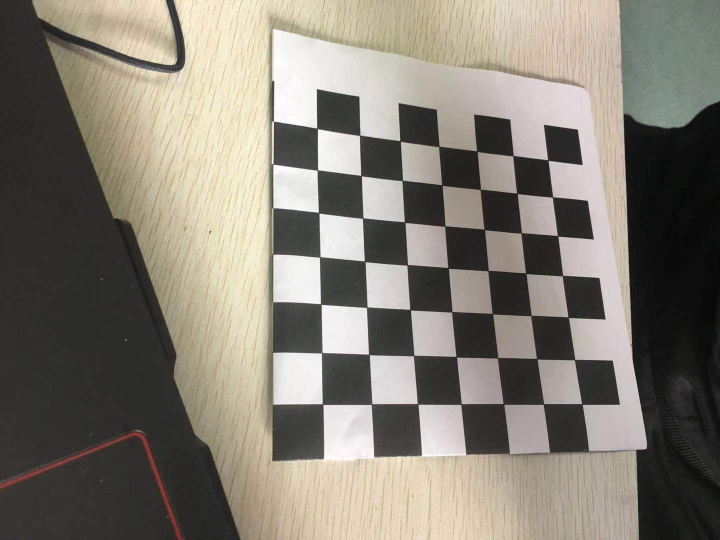
#> input picture calibration_wide/train (1).jpg, 1440 x 1080 px (shown at 1/2 size); its folder holds 5 pictures in this run
$ python homework.py
#> lines starting #> are read from the running program, lines starting #| are printed output that depends on the picture; after the words box and inside, x2 and y2 are one past the last pixel; in counts of white or black regions, pixels touching at a corner belong together
import numpy as np
import cv2
import glob
import matplotlib.pyplot as plt

# Prepare object points, like (0,0,0), (1,0,0), (2,0,0) ....,(6,5,0)
objp = np.zeros((7*7,3), np.float32)
objp[:,:2] = np.mgrid[0:7, 0:7].T.reshape(-1,2)

# Arrays to store object points and image points from all the images.
objpoints = [] # 3d points in real world space
imgpoints = [] # 2d points in image plane.

# Make a list of calibration images
images = glob.glob('calibration_wide/train (*).jpg')

# Step through the list and search for chessboard corners
for idx, fname in enumerate(images):
    img = cv2.imread(fname)
#> img is the input picture: shape (1080, 1440, 3); mean B, G, R 115, 124.6, 130.6
    gray = cv2.cvtColor(img, cv2.COLOR_BGR2GRAY)
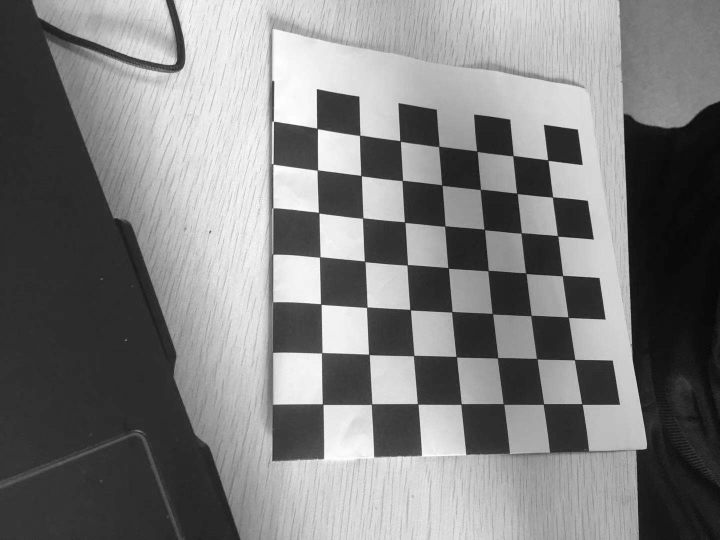
#> gray: shape (1080, 1440) (shown at 1/2 size); min 0, max 255, mean 125.3

    # Find the chessboard corners
    ret, corners = cv2.findChessboardCorners(gray, (7,7), None)
#> ret = True; corners = 49 rows, first 8: [634.3, 256.7], [719.5, 271.4], [800.5, 282.5], [878.2, 293.5], [953.9, 303.1], [1026.6, 312], [1096, 320.7], [635.2, 340.5]

    # If found, add object points, image points
    if ret == True:
        objpoints.append(objp)
        imgpoints.append(corners)

        # Draw and display the corners
        cv2.drawChessboardCorners(img, (7,7), corners, ret)
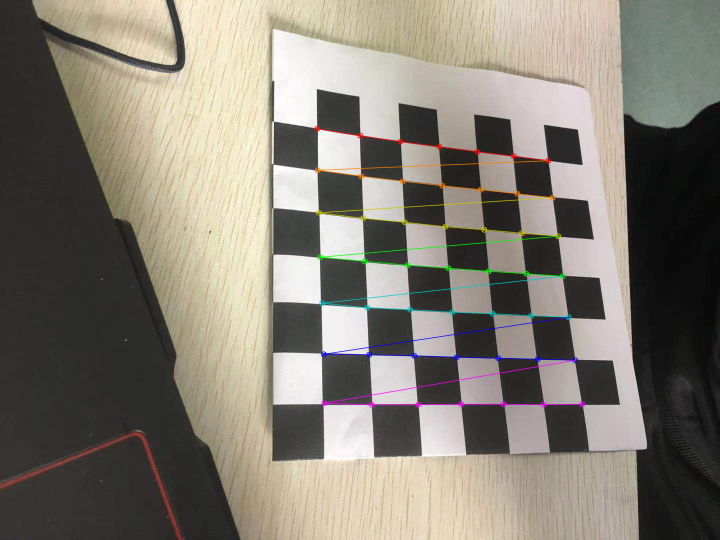
#> img: shape (1080, 1440, 3) (shown at 1/2 size); 1.47% of pixels changed, all inside (x1, y1, x2, y2) = (628, 251, 1171, 816)
        write_name = 'corners_found/corners_found'+str(idx)+'.jpg'
        cv2.imwrite(write_name, img)
        cv2.imshow('img', img)
        cv2.waitKey(500)
#> pass 2 of the loop `for idx, fname in enumerate(images):`:
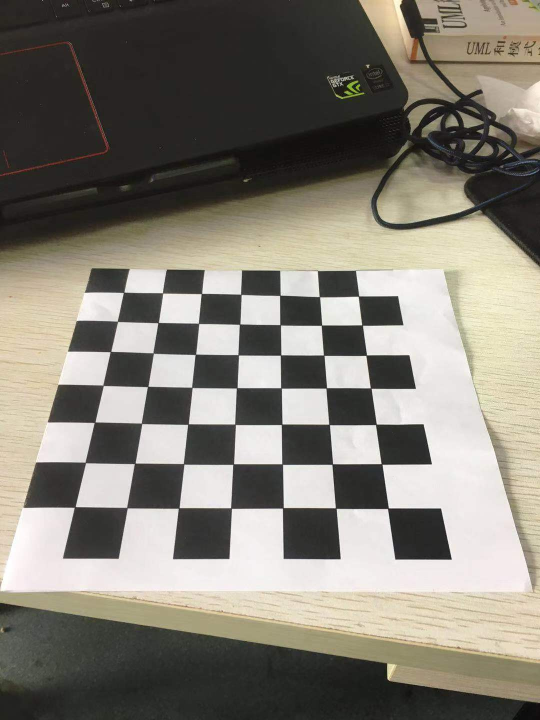
#> input picture calibration_wide/train (10).jpg, 1080 x 1440 px (shown at 1/2 size)
#> img is the input picture: shape (1440, 1080, 3); mean B, G, R 116.6, 126.3, 130.8
#> `gray = cv2.cvtColor(img, cv2.COLOR_BGR2GRAY)`:
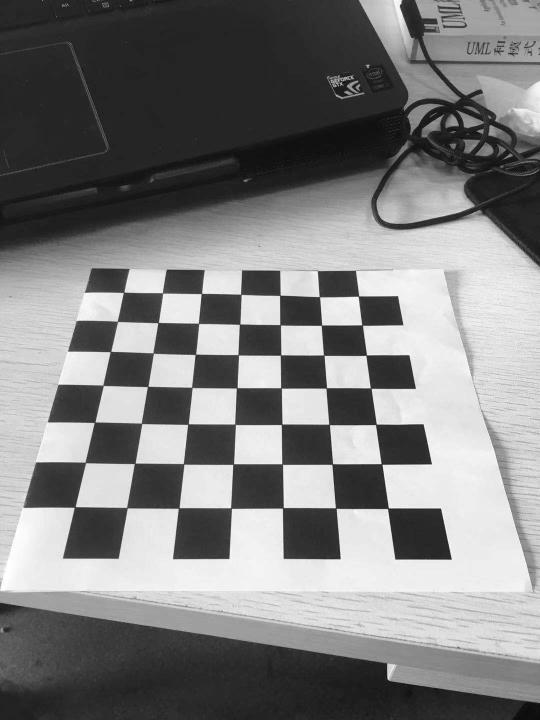
#> gray: shape (1440, 1080) (shown at 1/2 size); min 1, max 255, mean 126.5
#> corners = 49 rows, first 8: [247.8, 585.3], [325.7, 586.5], [403.4, 587.5], [482.4, 589.5], [560.5, 590.9], [639.3, 594], [717.6, 592.7], [235.3, 643.2]
#> `cv2.drawChessboardCorners(img, (7,7), corners, ret)`:
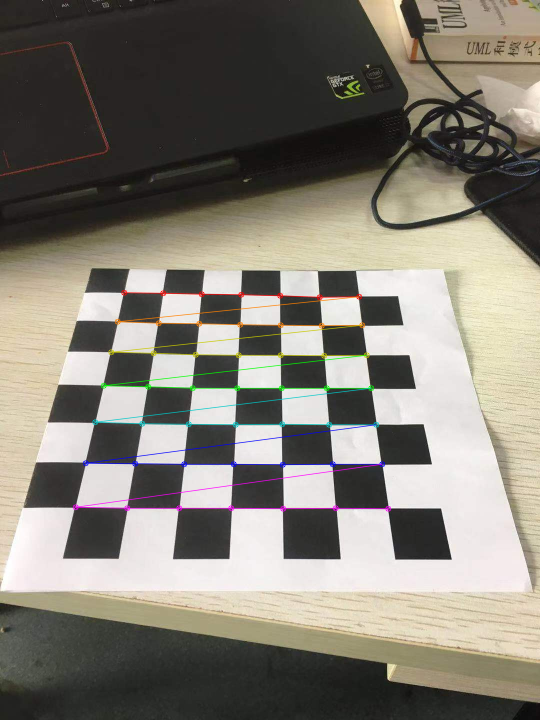
#> img: shape (1440, 1080, 3) (shown at 1/2 size); 1.61% of pixels changed, all inside (x1, y1, x2, y2) = (145, 579, 783, 1024)
#> pass 3 of the loop `for idx, fname in enumerate(images):`:
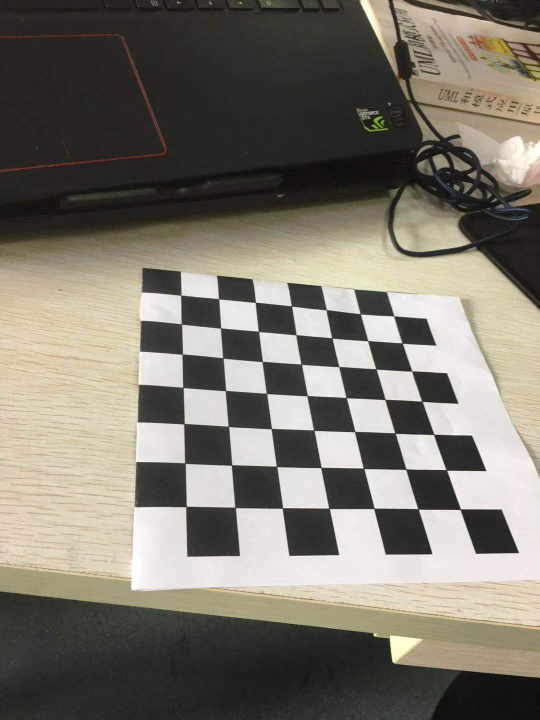
#> input picture calibration_wide/train (11).jpg, 1080 x 1440 px (shown at 1/2 size)
#> img is the input picture: shape (1440, 1080, 3); mean B, G, R 108.3, 118.7, 123.3
#> `gray = cv2.cvtColor(img, cv2.COLOR_BGR2GRAY)`:
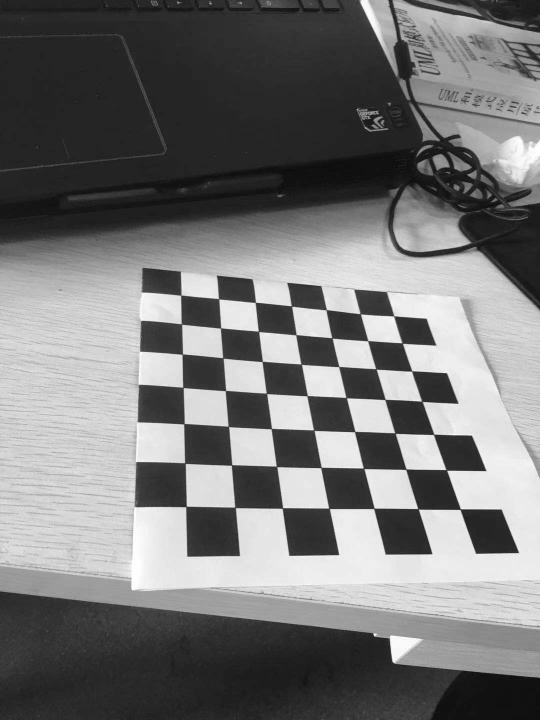
#> gray: shape (1440, 1080) (shown at 1/2 size); min 1, max 255, mean 118.9
#> corners = 49 rows, first 8: [362.3, 590.7], [437.9, 598.1], [511, 605.2], [583.6, 612.7], [652.6, 620], [720.8, 627.7], [787.7, 632.5], [363.4, 648.4]
#> `cv2.drawChessboardCorners(img, (7,7), corners, ret)`:
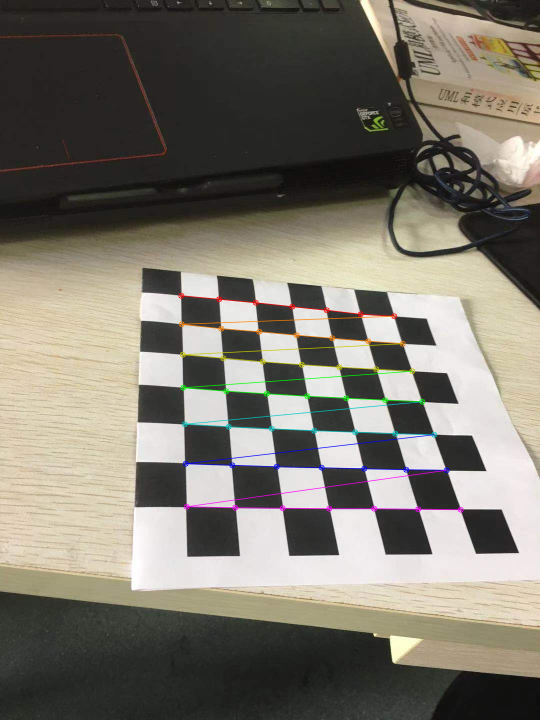
#> img: shape (1440, 1080, 3) (shown at 1/2 size); 1.44% of pixels changed, all inside (x1, y1, x2, y2) = (356, 585, 928, 1026)
#> the loop made 4 passes; the first 3 are shown

cv2.destroyAllWindows()

import pickle

# Test undistortion on an image
img = cv2.imread('calibration_wide/test.jpg')
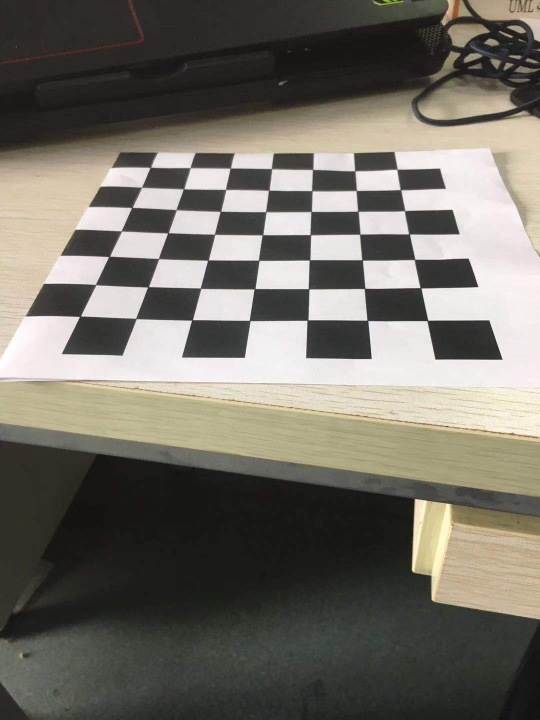
#> input picture calibration_wide/test.jpg, 1080 x 1440 px (shown at 1/2 size)
#> img is the input picture: shape (1440, 1080, 3); mean B, G, R 102.1, 110.7, 114.7
img_size = (img.shape[1], img.shape[0])
#> img_size = (1080, 1440)

# Do camera calibration given object points and image points
ret, mtx, dist, rvecs, tvecs = cv2.calibrateCamera(objpoints, imgpoints, img_size,None,None)

dst = cv2.undistort(img, mtx, dist, None, mtx)
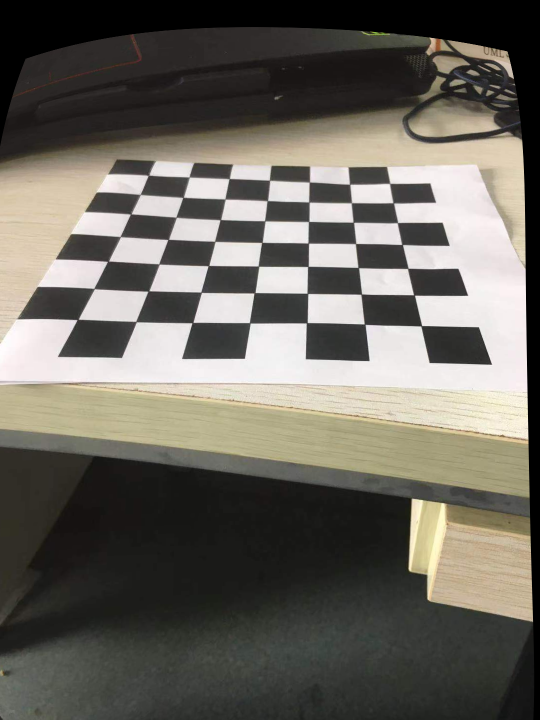
#> dst: shape (1440, 1080, 3) (shown at 1/2 size); mean B, G, R 94.8, 102.7, 106.3
cv2.imwrite('res/test_undist.jpg',dst)

# Save the camera calibration result for later use (we won't worry about rvecs / tvecs)
dist_pickle = {}
dist_pickle["mtx"] = mtx
dist_pickle["dist"] = dist
pickle.dump( dist_pickle, open( "calibration_wide/wide_dist_pickle.p", "wb" ) )
# dst = cv2.cvtColor(dst, cv2.COLOR_BGR2RGB)

# Visualize undistortion
f, (ax1, ax2, ax3, ax4, ax5) = plt.subplots(1, 5, figsize=(20,10))
ax1.imshow(img.astype(np.uint8))
ax1.set_title('Original Image', fontsize=10)
ax2.imshow(dst.astype(np.uint8))
ax2.set_title('Undistorted Image', fontsize=10)


# Affine Transformation
(h,w) = img.shape[0:2]
#> h = 1440; w = 1080
(cX,cY) = (w/2,h/2)
#> cX = 540; cY = 720
M = cv2.getRotationMatrix2D((cX,cY),45,1.0)
img_A = cv2.warpAffine(img,M,(w,h))
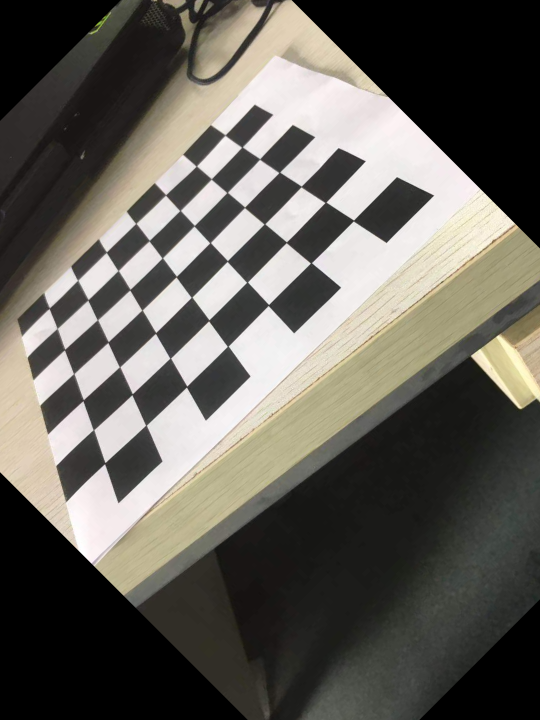
#> img_A: shape (1440, 1080, 3) (shown at 1/2 size); mean B, G, R 89.3, 96.2, 99.3
ax3.imshow(img_A.astype(np.uint8))
ax3.set_title('Affine Image', fontsize=10)
cv2.imwrite('res/test_Affine.jpg',img_A)

# Perspective Transformation
pts = np.float32([[0,0],[0,h-1],[w-1,h-1],[w-1,0]])
pts1 = np.float32([[0,0],[100,h-1],[200,h-1],[w-1,0]])
pts2 = np.float32([[0,0],[0,h-1],[300,300],[w-1,0]])

M1 = cv2.getPerspectiveTransform(pts,pts1)
M2 = cv2.getPerspectiveTransform(pts,pts2)

dst1 = cv2.warpPerspective(img,M1,(1080,1440))
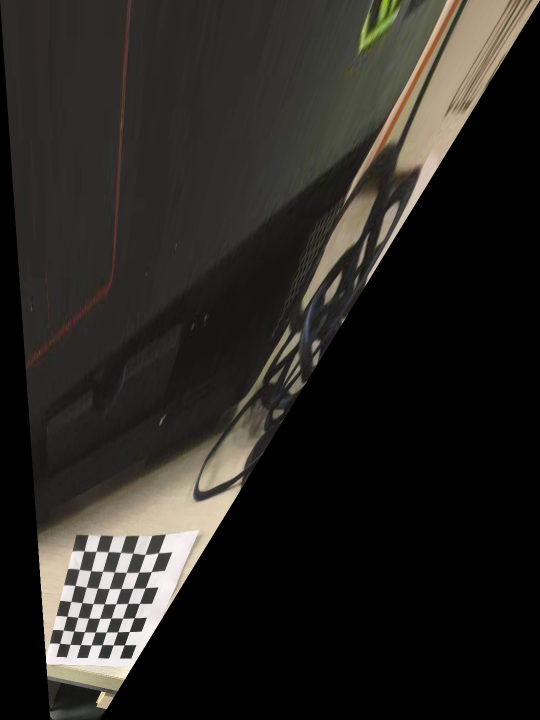
#> dst1: shape (1440, 1080, 3) (shown at 1/2 size); mean B, G, R 34.1, 37.5, 40.4
dst2 = cv2.warpPerspective(img,M2,(1080,1440))
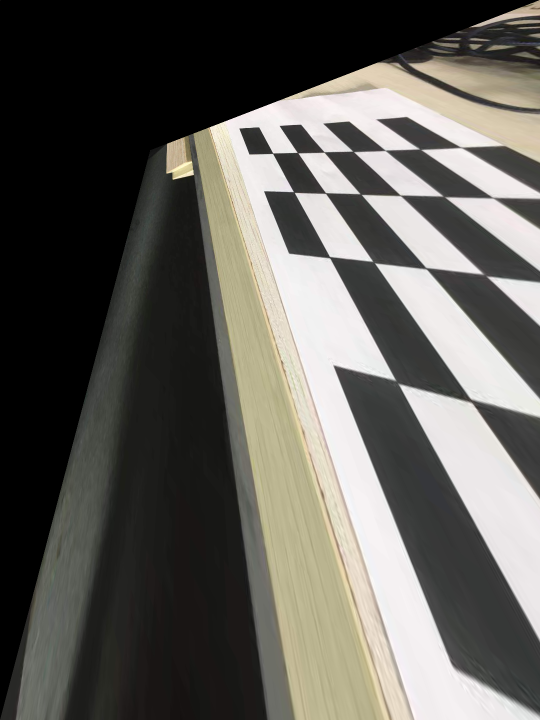
#> dst2: shape (1440, 1080, 3) (shown at 1/2 size); mean B, G, R 88.8, 94.3, 96.3
cv2.imwrite('res/test_per1.jpg',dst1)
cv2.imwrite('res/test_per2.jpg',dst2)
ax4.imshow(dst1.astype(np.uint8))
ax4.set_title('Perspective Image1', fontsize=10)
ax5.imshow(dst2.astype(np.uint8))
ax5.set_title('Perspective Image1', fontsize=10)

plt.show()
#> figure, not shown here; B, G, R data is drawn as R, G, B
